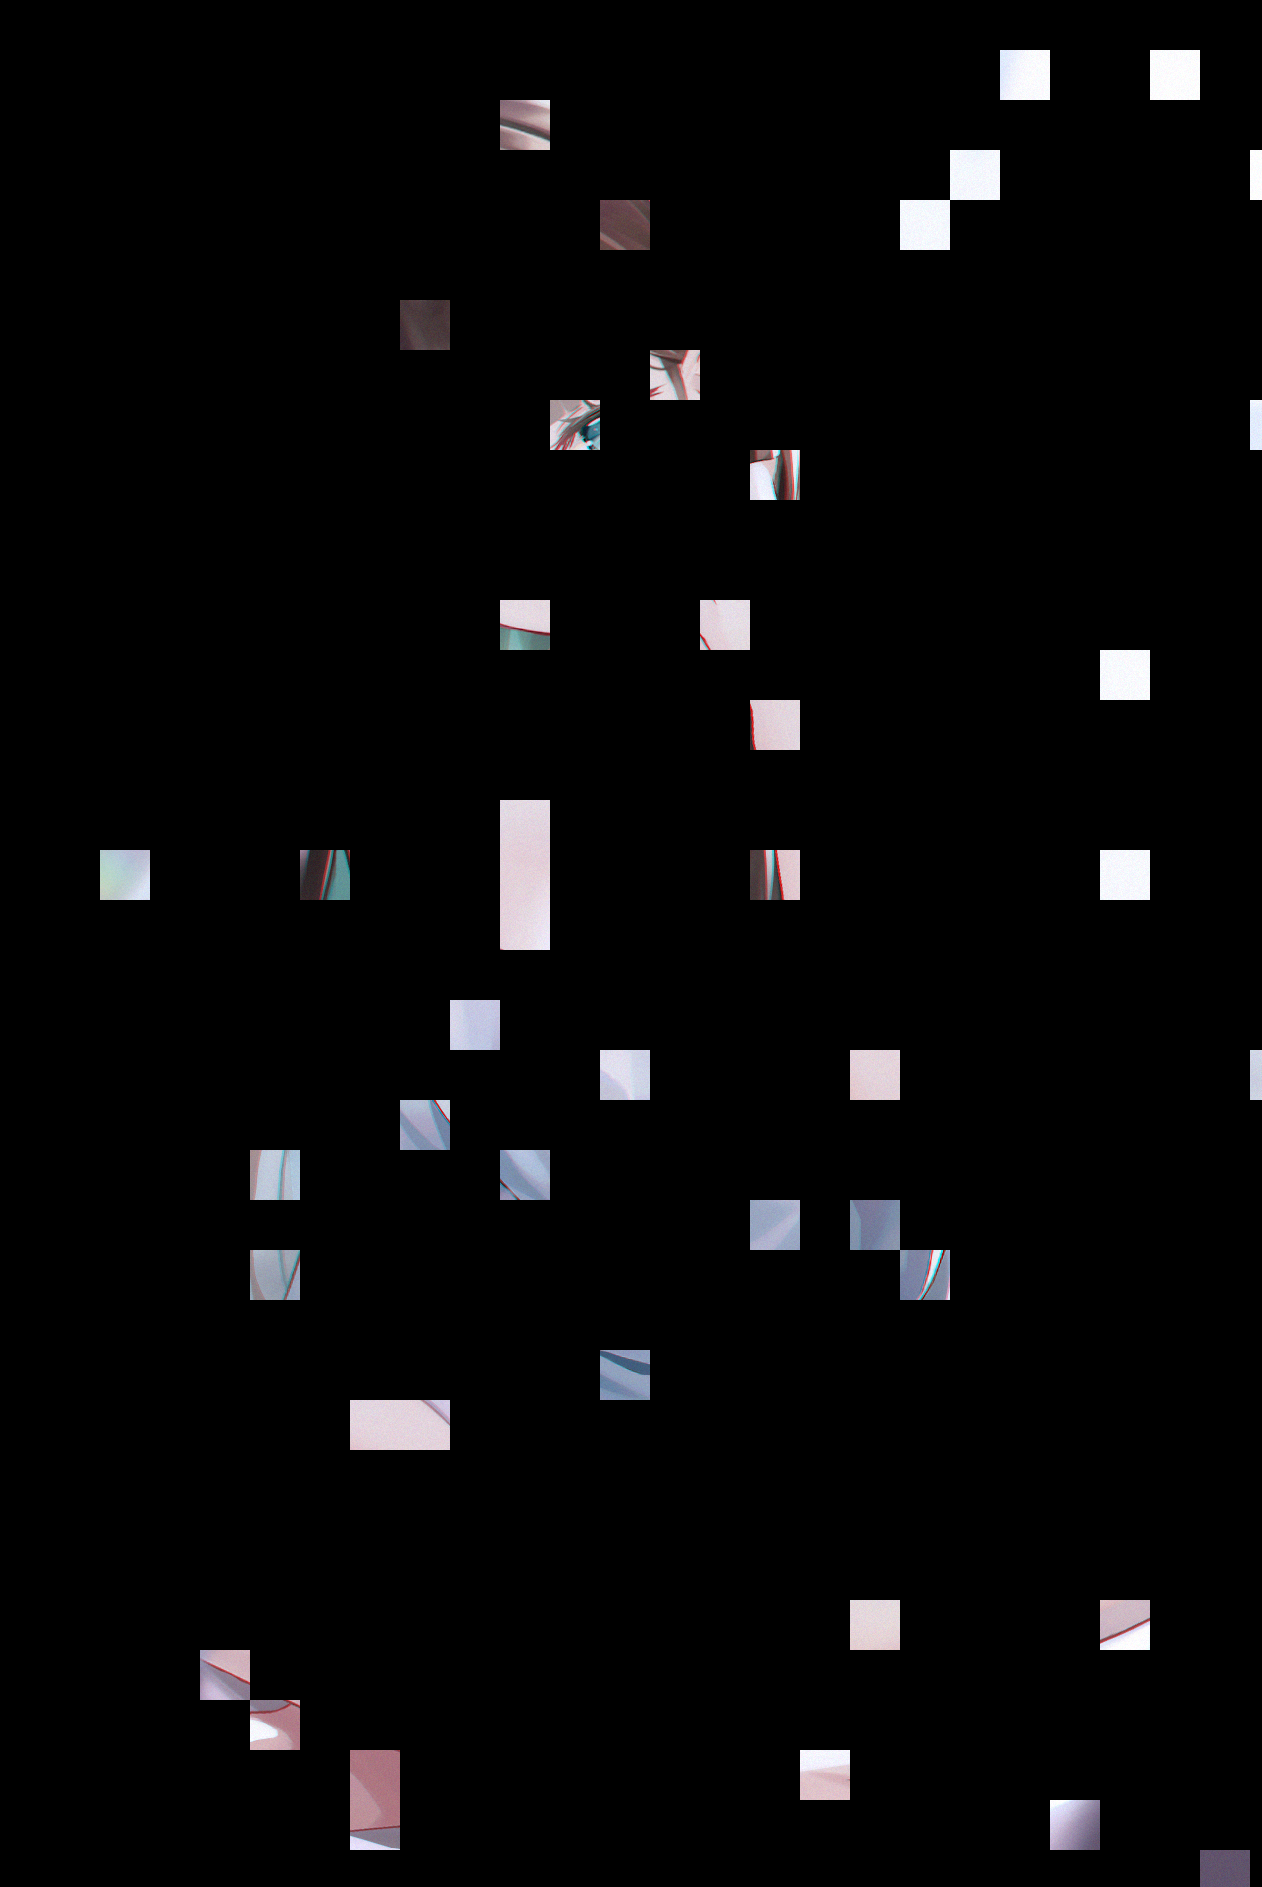

Generate this figure with Python:
'''
Author: 七画一只妖
Date: 2022-05-30 14:52:17
LastEditors: 七画一只妖
LastEditTime: 2022-05-30 17:55:19
Description: file content
'''
import os
import random
from PIL import Image


BASE_PATH = os.path.dirname(os.path.abspath(__file__))
IMG_PATH = os.path.join(BASE_PATH, 'images')


# 黑块大小
BIOCK_SIZE = 50


# 随机获取一张图片
def get_random_img():
    # img_list = os.listdir(IMG_PATH)
    # return os.path.join(IMG_PATH, random.choice(img_list))
    return f"{BASE_PATH}\\碧绿.png"


# 将图片切割成(100, 100)的小块并记录每一个小块的左上角坐标，返回一个列表
def cut_img(img_path):
    img = Image.open(img_path)
    width, height = img.size
    # 切割的起始坐标
    start_x = 0
    start_y = 0
    # 切割的结束坐标
    end_x = BIOCK_SIZE
    end_y = BIOCK_SIZE
    # 切割的小块的左上角坐标
    cut_list = []
    while start_y < height:
        while start_x < width:
            cut_list.append((start_x, start_y))
            start_x += BIOCK_SIZE
            end_x += BIOCK_SIZE
        start_x = 0
        end_x = BIOCK_SIZE
        start_y += BIOCK_SIZE
        end_y += BIOCK_SIZE
    return cut_list


# 传入一个列表和百分比，根据百分比选择列表中的元素，返回一个列表
def random_list(list_data , percent):
    random_list = []
    for i in range(int(len(list_data) * percent)):
        random_list.append(random.choice(list_data))
    return random_list



# 传入一个坐标列表和图片路径，根据100X100的大小，涂黑图片
def paint_black(cut_list, img_path):
    block_size = (BIOCK_SIZE, BIOCK_SIZE)
    img = Image.open(img_path)

    # 生成黑色区域
    black_img = Image.new('RGB', block_size, (0, 0, 0))

    # 将black_img粘贴到img上
    for i in cut_list:
        img.paste(black_img, i)
    
    return img




# 主控
def img_format_main(percent):
    img_path = get_random_img()
    # print(random_list(cut_img(img_path)))
    img = paint_black(random_list(cut_img(img_path),percent), img_path)
    img.save(f"{BASE_PATH}\\img_format.png")
    return f"{BASE_PATH}\\img_format.png"